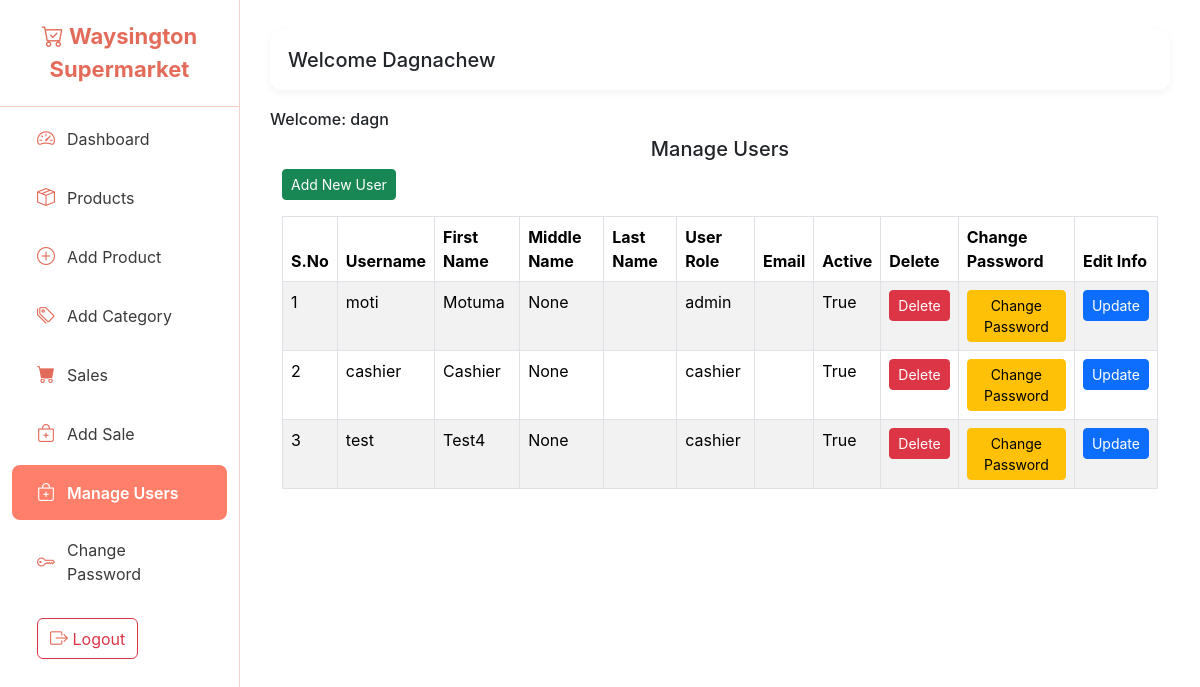
Before: /manage_users/ (signed in) with the older database file.
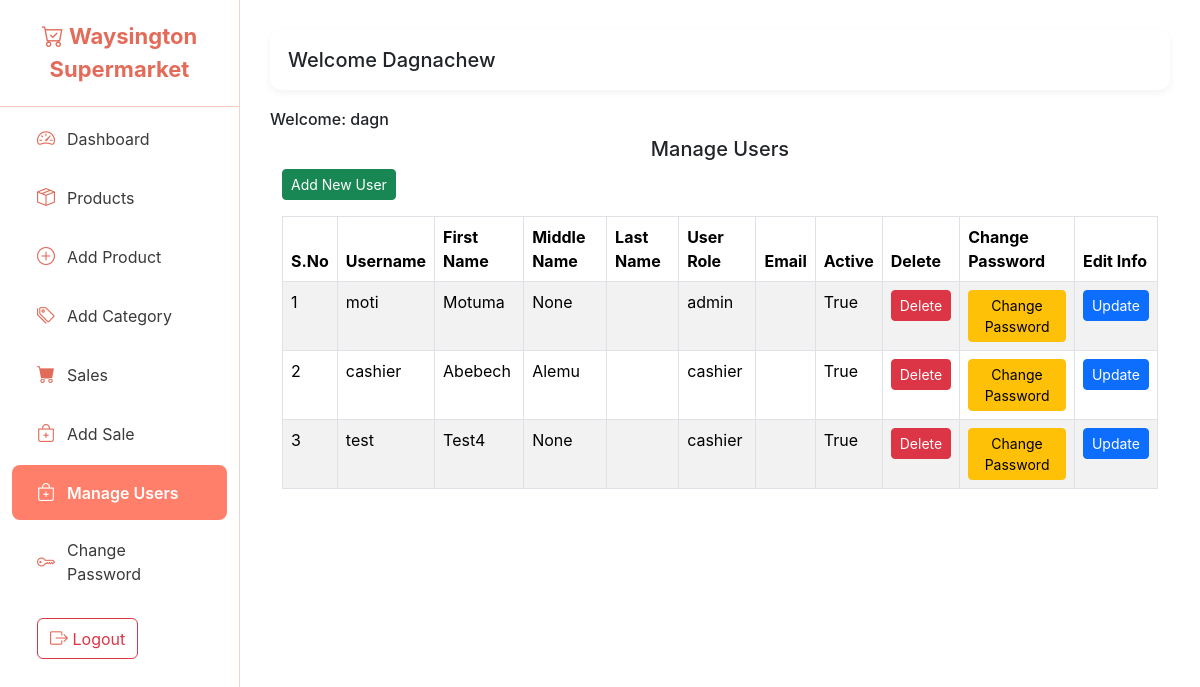
After: the same page with the newer database file.
### authentication/models.py (models this page shows, shortened)
class CustomUser(AbstractUser):
    class UserType(models.TextChoices):
        ADMIN = "admin", "Admin"
        CASHIER = "cashier", "Cashier"
    user_type = models.CharField(
        max_length=20,
        choices=UserType.choices,
        default=UserType.CASHIER
    )
    middle_name = models.CharField(max_length=100, null=True, blank=True)
    company = models.ForeignKey(Company, on_delete=models.CASCADE)

### myapp/views.py (the view)
# urls.py: path('manage_users/', views.manage_users, name = 'manage_users'),
@login_required(login_url='/accounts/login')
@user_passes_test(is_admin)
def manage_users(request):
    user = request.user
    users = CustomUser.objects.all().exclude(is_superuser = True)
    if request.method == 'POST':
        form = UserUpdateForm(request.POST)
        user_form = UserForm(request.POST)
        if user_form.is_valid():
            new_user = user_form.save(commit=False)
            new_user.company = user.company
            new_user.set_password(user_form.cleaned_data['password'])
            new_user.save()
            messages.success(request, "User created successfully!")
            return redirect('manage_users')
        else:
            messages.error(request, "Error while creating User")
    else:
        user_form = UserForm()
        form = UserUpdateForm()
    context = {
        'user':user,
        'form':form,
        'users': users,
        'user_form': user_form,
    }
    return render(request, 'manage_users.html', context)

### authentication/views.py (called while the page is built)
def is_admin(user):
    return user.user_type == 'admin'

### template/manage_users.html (shortened to what this page needs)
{% extends 'base.html' %}
{% block content %}
<h6>Welcome: {{ user }}</h6>
<h5 class="text-center">Manage Users</h5>
<div class="container mb-3">
  <button class="btn btn-success btn-sm"
          data-bs-toggle="modal"
          data-bs-target="#addUserModal">
    Add New User
  </button>
</div>
<div class="container">
  <table class="table table-striped table-hover table-bordered">
    <thead>
      <tr>
        <th>S.No</th>
        <th>Username</th>
        <th>First Name</th>
        <th>Middle Name</th>
        <th>Last Name</th>
        <th>User Role</th>
        <th>Email</th>
        <th>Active</th>
        <th>Delete</th>
        <th>Change Password</th>
        <th>Edit Info</th>
      </tr>
    </thead>
    <tbody>
      {% for user in users %}
      <tr>
        <td>{{ forloop.counter }}</td>
        <td>{{ user.username }}</td>
        <td>{{ user.first_name }}</td>
        <td>{{ user.middle_name }}</td>
        <td>{{ user.last_name }}</td>
        <td>{{ user.user_type }}</td>
        <td>{{ user.email }}</td>
        <td>{{ user.is_active }}</td>
        <td>
          <form method="post"
                action="{% url 'delete_user' user.id %}"
                onsubmit="return confirm('Are you sure you want to delete this user?');">
            <button class="btn btn-danger btn-sm">Delete</button>
          </form>
        </td>
        <td>
          <button class="btn btn-warning btn-sm"
                  data-bs-toggle="modal"
                  data-bs-target="#changePasswordModal{{ user.id }}">
            Change Password
          </button>
        </td>
        <td>
          <form method="post" action="{% url 'update_user' user.id %}">
            <button class="btn btn-primary btn-sm">Update</button>
          </form>
        </td>
      </tr>
      {% endfor %}
    </tbody>
  </table>
</div>
{% endblock %}

Changed rows visible on the page:
changed CustomUser: first_name "Cashier" → "Abebech"; middle_name "None" → "Alemu"
